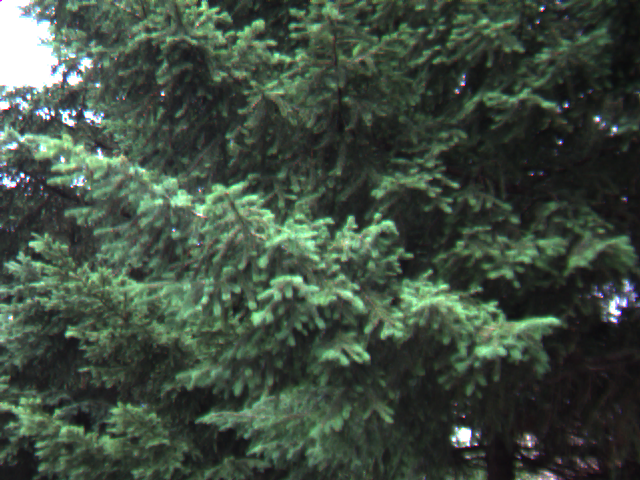
#> input picture eval-data/Evergreen/frame10.png, 640 x 480 px, given in place of frame7.png, which was not available
$ python main.py
#> lines starting #> are read from the running program, lines starting #| are printed output that depends on the picture; pictures that were not available may be replaced by others from this repository, and a replacement may not be noted
### utils/image.py
from typing import Literal
import numpy as np
import skimage as sk

SOBEL_KERNEL_X = np.array([
    [-1, 0, 1],
    [-2, 0, 2],
    [-1, 0, 1]
])
SOBEL_KERNEL_Y = np.array([
    [-1, -2, -1],
    [0, 0, 0],
    [1, 2, 1]
])

def is_image_rgb(image):
    return image.ndim == 3

def rgb_to_gray(image):
    if not is_image_rgb(image):
        return image
    image = image.astype(np.float64) / 255
    dot_product = np.dot(image, [0.299, 0.587, 0.114])
    return (dot_product * 255).astype(np.uint8)

def read_image(path):
    return sk.io.imread(path)

def write_image(path, image):
    sk.io.imsave(path, image.astype(np.uint8))

def resize_image(image, new_w, new_h):
    old_h, old_w = image.shape[:2]

    if is_image_rgb(image):
        output = np.zeros((new_h, new_w, image.shape[2]), dtype=image.dtype)
    else:
        output = np.zeros((new_h, new_w), dtype=image.dtype)

    for i in range(new_h):
        for j in range(new_w):
            src_i = i * old_h // new_h
            src_j = j * old_w // new_w
            output[i, j] = image[src_i, src_j]

    return output

# [4 lines left out: function resize_uniform, not called in this run]

def convolution(image, kernel):
    # Pad the image
    pad_h = kernel.shape[0]//2
    pad_w = kernel.shape[1]//2

    if is_image_rgb(image):
        output = np.zeros((image.shape[0], image.shape[1], image.shape[2]), dtype=image.dtype)
        padded_image = np.pad(image, ((pad_h, pad_h), (pad_w, pad_w), (0, 0)), mode='edge')

        # Convolve for color image
        for i in range(output.shape[0]):
            for j in range(output.shape[1]):
                for k in range(output.shape[2]):
                    cropped_image = padded_image[i:i+kernel.shape[0], j:j+kernel.shape[1], k]
                    output[i, j, k] = np.sum(cropped_image * kernel)
    else:
        output = np.zeros((image.shape[0], image.shape[1]), dtype=image.dtype)
        padded_image = np.pad(image, ((pad_h, pad_h), (pad_w, pad_w)), mode='edge')

        # Convolve for grayscale image
        for i in range(output.shape[0]):
            for j in range(output.shape[1]):
                cropped_image = padded_image[i:i+kernel.shape[0], j:j+kernel.shape[1]]
                output[i, j] = np.sum(cropped_image * kernel)

    return output

# https://stackoverflow.com/questions/74343085/how-do-i-write-code-for-a-2d-gaussian-kernel
def create_gaussian_kernel(size, sigma=1):
    kernel = np.zeros((size, size), dtype=np.float32)
    center = size // 2
    for x in range(size):
        for y in range(size):
            kernel[x, y] = np.exp(-((x - center)**2 + (y - center)**2) / (2 * sigma**2))
    return kernel / np.sum(kernel)

GAUSSIAN_KERNEL = create_gaussian_kernel(3, 1)

# [28 lines left out: functions gaussian_blur, sobel_filter, image_to_binary, not called in this run]

### utils/optical_flow.py
import numpy as np
import utils.image as image
import matplotlib.pyplot as plt

def pad_image(img, kernel_size):
    # Pad the image
    pad_h = kernel_size//2
    pad_w = kernel_size//2

    if image.is_image_rgb(img):
        output = np.zeros((img.shape[0], img.shape[1], img.shape[2]), dtype=img.dtype)
        padded_image = np.pad(img, ((pad_h, pad_h), (pad_w, pad_w), (0, 0)), mode='edge')

        # Convolve for color image
        for i in range(output.shape[0]):
            for j in range(output.shape[1]):
                for k in range(output.shape[2]):
                    cropped_image = padded_image[i:i+kernel_size, j:j+kernel_size, k]
                    output[i, j, k] = np.sum(cropped_image * kernel_size)
    else:
        output = np.zeros((img.shape[0], img.shape[1]), dtype=img.dtype)
        padded_image = np.pad(img, ((pad_h, pad_h), (pad_w, pad_w)), mode='edge')
    return padded_image

def image_to_binary32(image, threshold=0.5):
    image = image / 255.0
    return (image > threshold).astype(np.float32) * 255.0

def optical_flow_vector_field(img_1, img_2, kernel_size=5, blur_iterations=1, eig_thresh = 1e-4):
    if img_1.shape != img_2.shape:
        raise ValueError("Input images must have the same dimensions.")

    if img_1.dtype != img_2.dtype:
        raise ValueError("Input images must have the same data type.")

    if blur_iterations > 0:
        img_1 = image.gaussian_blur(img_1, iterations=blur_iterations)
        img_2 = image.gaussian_blur(img_2, iterations=blur_iterations)

    if image.is_image_rgb(img_1):
        img_1 = image.rgb_to_gray(img_1)
    if image.is_image_rgb(img_2):
        img_2 = image.rgb_to_gray(img_2)

    h, w = img_1.shape
    optical_flow_vector_field = np.zeros((h, w, 2, 1), dtype=np.float32)

    pad_h = kernel_size//2
    pad_w = kernel_size//2

    padded_image_1 = pad_image(img_1, kernel_size)
    padded_image_2 = pad_image(img_2, kernel_size)


    Ix_array = image.convolution(padded_image_1, image.SOBEL_KERNEL_X)
    Iy_array = image.convolution(padded_image_1, image.SOBEL_KERNEL_Y)
    It_array = padded_image_2 - padded_image_1

    for i in range(optical_flow_vector_field.shape[0]):
        for j in range(optical_flow_vector_field.shape[1]):

            Ix = Ix_array[i+pad_h:i+pad_h+kernel_size, j+pad_w:j+pad_w+kernel_size]
            Iy = Iy_array[i+pad_h:i+pad_h+kernel_size, j+pad_w:j+pad_w+kernel_size]
            It = It_array[i+pad_h:i+pad_h+kernel_size, j+pad_w:j+pad_w+kernel_size]

            Ix = Ix.ravel()
            Iy = Iy.ravel()

            It = It.ravel()
            It = It[:,np.newaxis]

            A = np.stack((Ix, Iy), axis=1)
            b = -It

            G = A.T @ A
            eigvals = np.linalg.eigvalsh(G)

            if eigvals[0] < eig_thresh:
                uv = np.zeros((2, 1), dtype=np.float32)
            else:
                uv = np.linalg.lstsq(A, b, rcond=None)[0]
                if np.isnan(uv).any():
                    uv = np.zeros((2, 1), dtype=np.float32)

                optical_flow_vector_field[i, j] = uv

    return optical_flow_vector_field

def optical_flow_vector(optical_flow_vector_field):
    flow_vector = np.mean(optical_flow_vector_field, axis=(0, 1))
    return flow_vector

def optical_flow_magnitude(flow_vector_field):
    magnitude = np.sqrt(flow_vector_field[..., 0, 0]**2 + flow_vector_field[..., 1, 0]**2)
    return magnitude

def optical_flow_pyramid(img_1, img_2, levels=3, initial_kernel_size=3,res=(100,75) ,blur_iterations=1, eig_thresh = 1e-2):

    img_1 = image.resize_image(img_1, res[0], res[1])
    img_2 = image.resize_image(img_2, res[0], res[1])

    h, w = img_1.shape[0], img_1.shape[1]
    flow_pyramid = np.zeros((h, w, 2, 1), dtype=np.float32)

    kernel_size = initial_kernel_size
    for i in range(levels):
        flow_field = optical_flow_vector_field(img_1, img_2, kernel_size=kernel_size, blur_iterations=blur_iterations, eig_thresh = eig_thresh)
        flow_pyramid += flow_field
        kernel_size += 2

    return flow_pyramid / levels

def plot_optical_flow(flow_field, step=8, scale=1.0, background=None, output_path=None):
    # remove useless last axis if present
    if flow_field.ndim == 4:
        flow_field = flow_field[..., 0]   # -> (H, W, 2)

    U = flow_field[..., 0]
    V = flow_field[..., 1]

    H, W = U.shape

    # subsample (important for speed + readability)
    U = U[::step, ::step]
    V = V[::step, ::step]
    V = -V  # Flip V to match array indexing (row increases downward)

    x = np.arange(0, W, step)
    y = np.arange(0, H, step)
    X, Y = np.meshgrid(x, y)

    plt.figure(figsize=(6, 6))

    if background is not None:
        plt.imshow(background, cmap='gray')

    plt.quiver(
        X, Y,
        U, V,
        angles='xy',
        scale_units='xy',
        scale=scale
    )

    plt.axis('off')
    plt.tight_layout()
    if output_path is not None:
        plt.savefig(output_path)
    else:
        plt.show()

### main.py
from email import utils
from utils import optical_flow
from utils.image import (
    gaussian_blur,
    read_image,
    write_image,
    resize_image,
    sobel_filter,
)
from utils.color_space import rgb_to_oklch
from utils.blob import blobize, group_blobs
from utils.optical_flow import optical_flow_vector, optical_flow_magnitude, plot_optical_flow, optical_flow_pyramid
import time
import numpy as np

def find_gradient(image):
    blurred_image = gaussian_blur(image, 5)
    oklch_image = rgb_to_oklch(blurred_image)
    oklc_image = oklch_image[..., :2]
    oklc_image[..., 1] = oklc_image[..., 1] / 0.37 # Giving a gain for Chroma
    gradient_image = sobel_filter(oklc_image, 'gradient')
    return gradient_image

def main():
    start_time = time.time()
    # [16 lines of commented-out code are left out]

    for i in range(7, 14):
        test1 = read_image(f"eval-data/Evergreen/frame{i}.png")
#> in read_image, returned value is the input picture: shape (480, 640, 3); mean R, G, B 62.8, 77.2, 64
        test2 = read_image(f"eval-data/Evergreen/frame{i+1}.png")
#> call 2 of read_image, with path = 'eval-data/Evergreen/frame8.png'
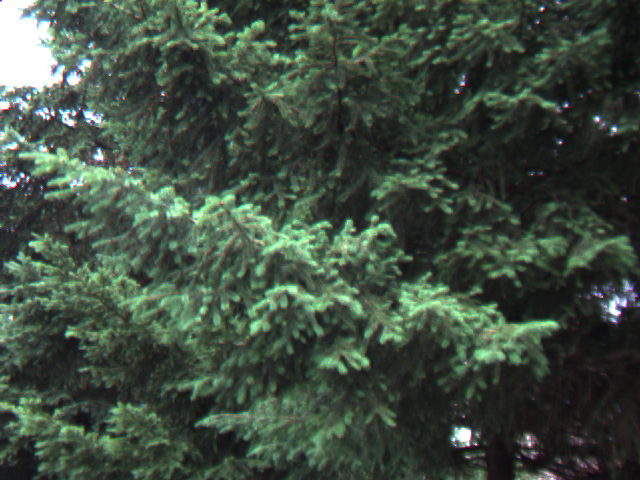
#> input picture eval-data/Evergreen/frame11.png, 640 x 480 px, given in place of frame8.png, which was not available
#> in read_image, returned value is the input picture: shape (480, 640, 3); mean R, G, B 63.1, 77.6, 64.2

        #optical flow
        vector_field = optical_flow_pyramid(test1, test2, levels=3, initial_kernel_size=3, res=(100,75), blur_iterations=0, eig_thresh=1e-4)
#> call 2 of resize_image, with new_w = 100, new_h = 75
#> after the loop in resize_image (call 2), `for i in range(new_h):`:
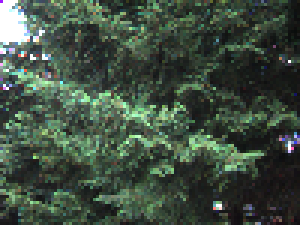
#> output: shape (75, 100, 3) (shown 3 times larger); mean R, G, B 63.7, 78.3, 64.9
#> the loop in optical_flow_pyramid, `for i in range(levels):` made 3 passes
#> pass 1, in rgb_to_gray, `dot_product = np.dot(image, [0.299, 0.587, 0.114])`:
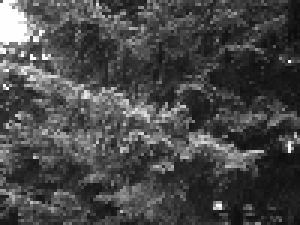
#> dot_product: shape (75, 100) float64 (shown 3 times larger); min 0.0475, max 1, mean 0.282
#> after the loop in optical_flow_pyramid, `for i in range(levels):`: kernel_size = 9
        # plot_optical_flow(vector_field, step=1, background=test1, output_path=f"eval-data-result/Evergreen/optical_flow_{i}.jpg")
        plot_optical_flow(vector_field, step=1, background=resize_image(test1, 100, 75), output_path=f"eval-data-result/Evergreen/optical_flow_{i}.png")
#> in plot_optical_flow, `U = flow_field[..., 0]`:
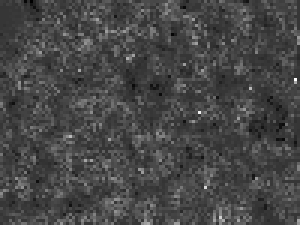
#> U: shape (75, 100) float32 (shown 3 times larger); min -0.488, max 1.81, mean 0.149; drawn with min black and max white
#> in plot_optical_flow, `V = -V`:
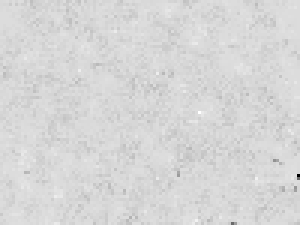
#> V: shape (75, 100) float32 (shown 3 times larger); min -6.66, max 1.04, mean -0.165; drawn with min black and max white
#> in plot_optical_flow, `plt.quiver( X, Y, U, V, angles='xy', scale_units='xy', scale=scale )`:
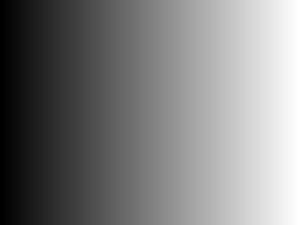
#> X: shape (75, 100) int64 (shown 3 times larger); min 0, max 99, mean 49.5; drawn with min black and max white
#> in plot_optical_flow, `plt.savefig(output_path)`:
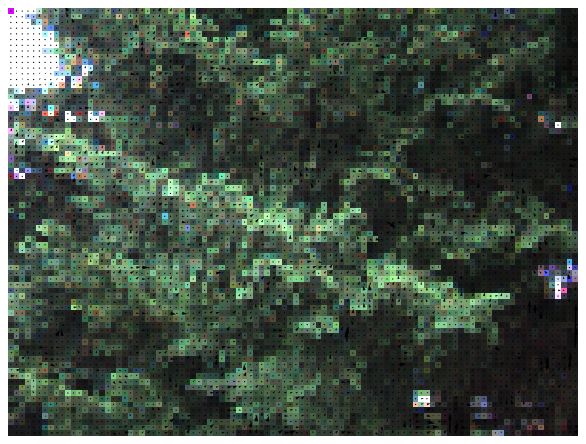
#> figure drawn by matplotlib, 1 panel

        print(f"Processed frame {i} and {i+1}")

    #stop time
    end_time = time.time()
    print(f"Total time taken: {end_time - start_time} seconds")

if __name__ == "__main__":
#> (the run stopped early here; a loop or call above may not have finished)
